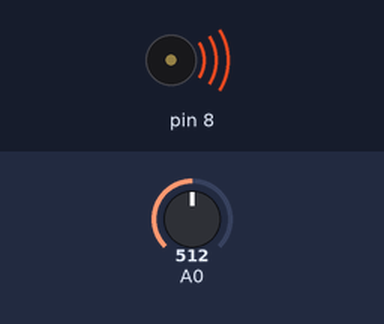
The sketch below on a simulated Arduino Uno, built with avr-gcc and run on an emulated ATmega328P. On the bench: buzzer (waves = sounding). The test bench sets the inputs (shaded band); at power-on: A0 = 512.

Above: at 0.05 s.
Timing chart, 0 to 3.0 s (numbered marks = the images above):
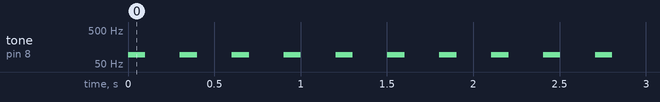

The sketch:

____.ino
```cpp
void setup(){

}
void loop(){
  int light = analogRead(A0);
  int hertz = map(light,0,800,255,0);
  //analogWrite(9,ledLight);
  tone(8,hertz,100);
  delay(100);
  noTone(8);

  Serial.println(light);
  Serial.println(hertz);

  delay(200);
}
```

Measured:
- by itself, tone on pin 8: alternates 92 Hz for 0.10 s and silent for 0.20 s
